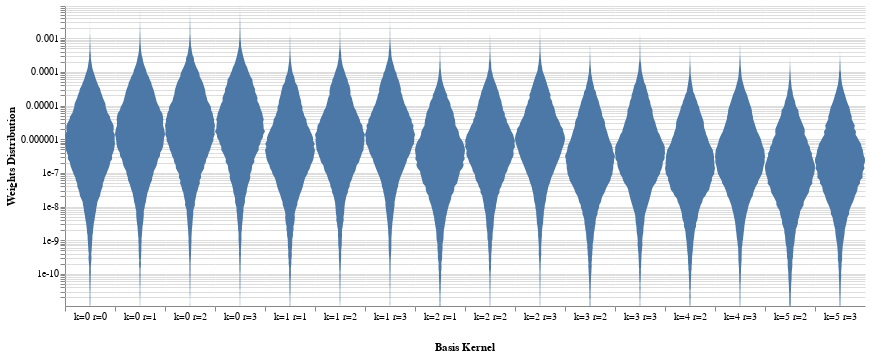

This figure's notebook cell:
### Code cell
base.plot_weights_hist(weights_grad, complex='norm', wrange=(1e-11, 1e-2), binspace='log')

### Figure 1 — Vega-Lite specification as saved in the notebook (floating-point values rounded to 4 significant figures; data arrays with more than 128 entries replaced by an {"elided": "..."} marker saying what was removed)
{"config": {"view": {"continuousWidth": 400, "continuousHeight": 300, "stroke": null}, "facet": {"spacing": 0}}, "data": {"name": "data-7c52cb820c0cf2885d87b1dfe06c3a7c"}, "mark": {"type": "area", "orient": "horizontal"}, "encoding": {"column": {"type": "nominal", "field": "name", "header": {"labelOrient": "bottom", "labelPadding": 0, "titleOrient": "bottom"}, "title": "Basis Kernel"}, "x": {"type": "quantitative", "axis": {"grid": false, "labels": false, "ticks": true, "values": [0]}, "field": "density", "impute": null, "stack": "center", "title": null}, "y": {"type": "quantitative", "axis": {"title": "Weights Distribution"}, "field": "w", "scale": {"constant": 0.0004528, "domain": [1.116e-11, 0.009056], "type": "log"}}}, "selection": {"selector005": {"type": "interval", "bind": "scales", "encodings": ["y"]}}, "width": 50, "$schema": "https://vega.github.io/schema/vega-lite/v4.8.1.json", "datasets": {"data-7c52cb820c0cf2885d87b1dfe06c3a7c": {"elided": "1584 records"}}}
